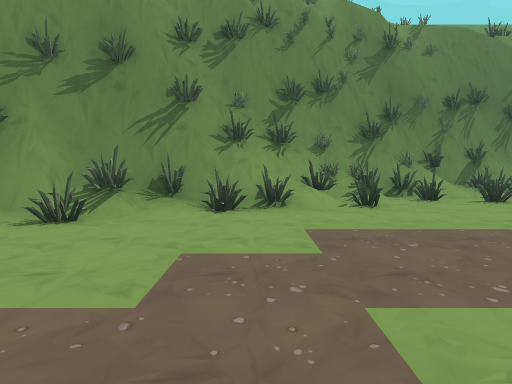
view 1 (above)

17 first-person views from a walk through a scene from a Unity 3-D project. The camera is 1.2 m above the floor, tilts 4° down and sees 70° across. The floor is counted in squares, 2 m on a side. Each view is taken from the middle of a square. On the plan, view 1 faces up. The plan holds only what a view shows up to about 10 squares ahead; the rest is blank. The place goes on beyond the plan. Some animated figures are left out. Some surface patterns are stand-ins.

view 2
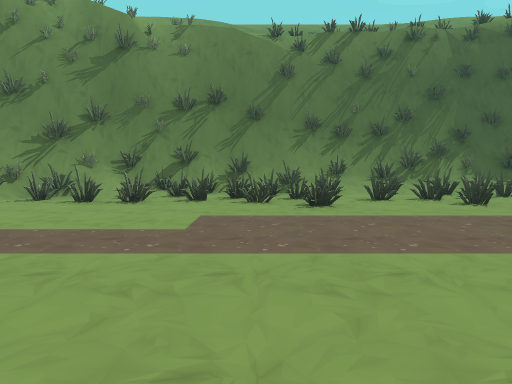

view 3
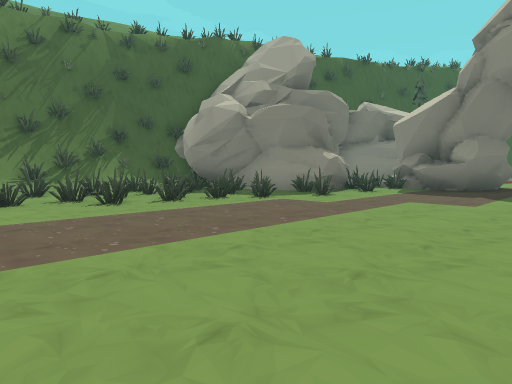

view 4
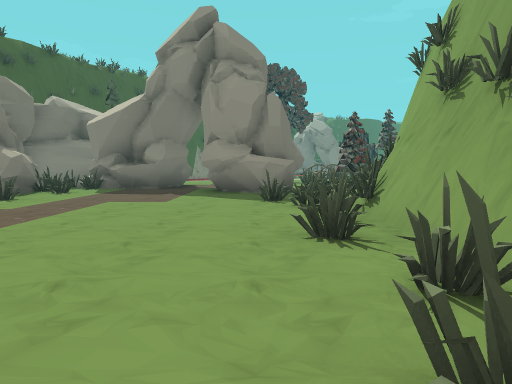

view 5
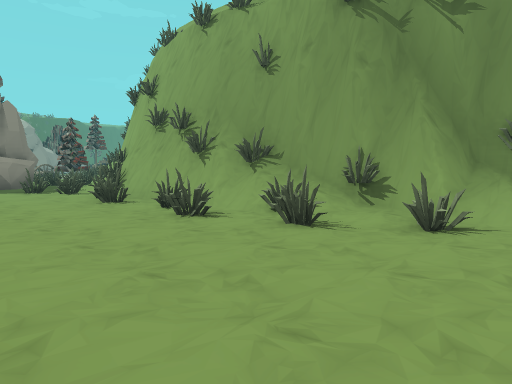

view 6
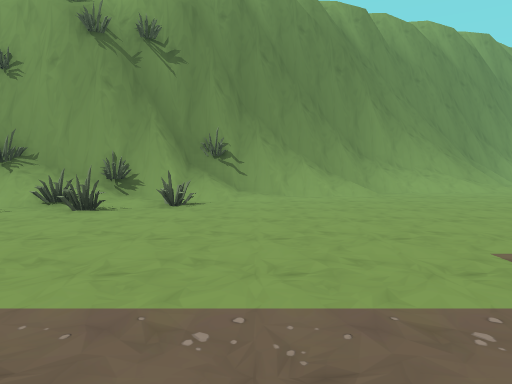

view 7
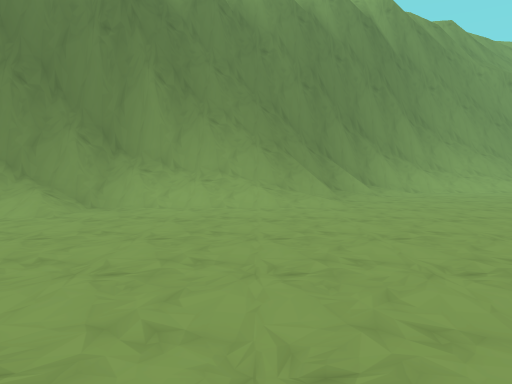

view 8
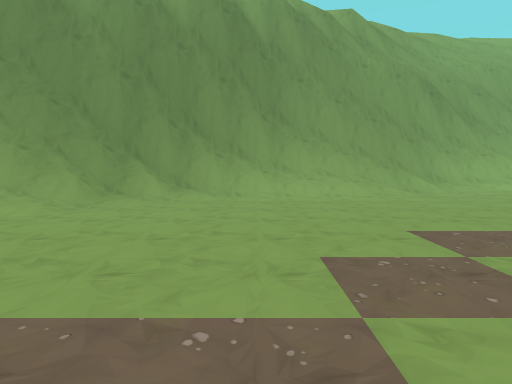

view 9
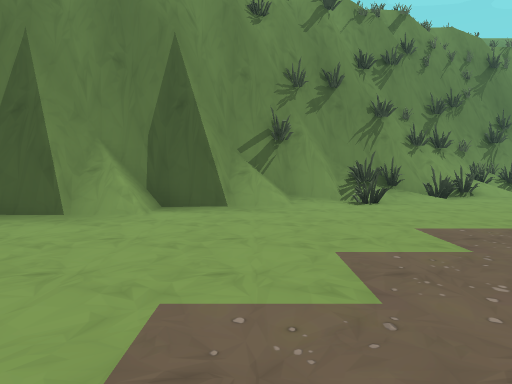

view 10
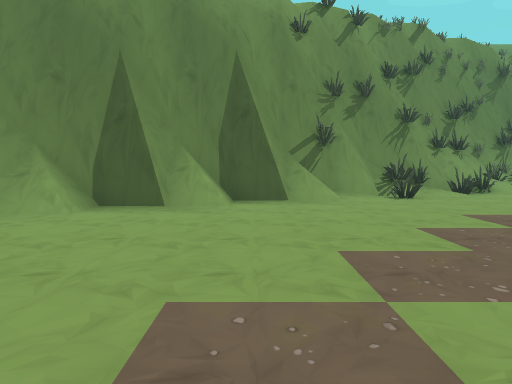

view 11
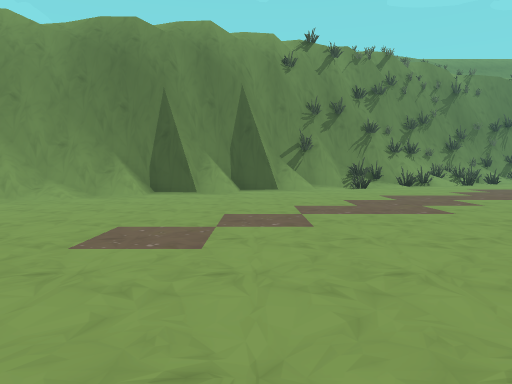

view 12
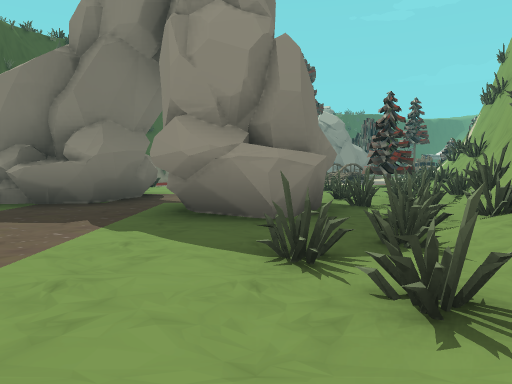

view 13
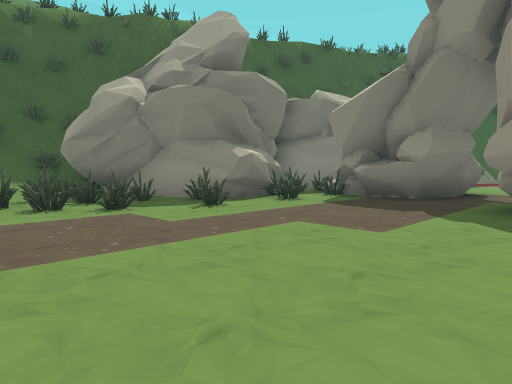

view 14
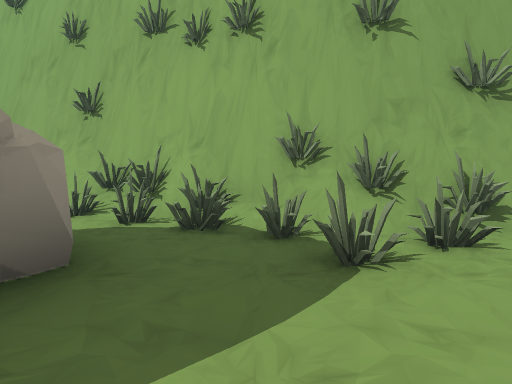

view 15
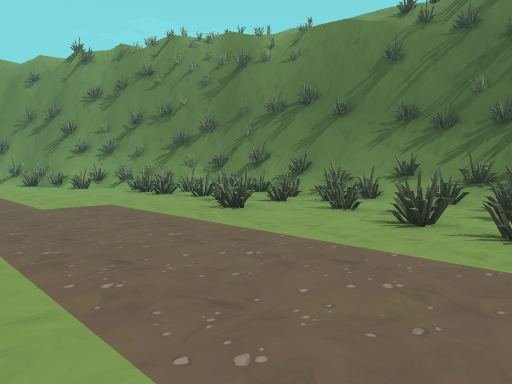

view 16
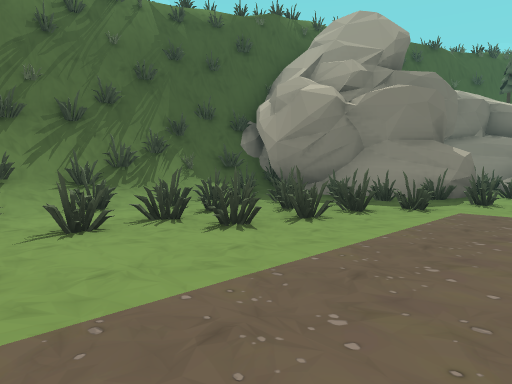

view 17
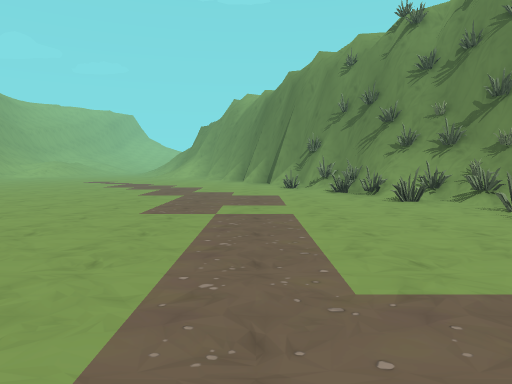

### Floor plan
Key: @ floor where view 1 was taken; # wall or solid block; . main floor; : floor 0.5 m higher than the main floor; + floor 0.75 m higher than the main floor; * floor 1 m higher than the main floor; % floor 1.5 m higher than the main floor; / step, stairs or slope; O other object.
Columns run from 9 left of view 1 to 19 right of it. Each row starts with its distance up from view 1.
 10               ###########
  9             ####OOOO::OO#
  8          ####+OOO.OOOOO##
  7         ##%OO.O.OOOOOOOO#
  6       ###OOO.OOOOO..OOOO#####
  5     ###OOO............O.O#OO
  4    ##/.O.................O.O
  3 ####.......................#O
  2 #/..........................#
  1 /........................##..
  0 .........@.............O.##
 -1 ................O.OOOOOOO.##.
 -2  ..............OOO*####*/OOOO
 -3   ............//####  ####O.O
 -4   ........../####        ###/
 -5  .......////###            ##
 -6  ......///###
 -7 ......//###
 -8 ..////###
 -9 ////###
-10 #####

Positions as (right, up) in squares from view 1, and headings:
1: (0, 0), facing up
2: (7, 0), facing up
3: (8, 0), facing up-right
4: (8, 0), facing right
5: (5, 2), facing down-right
6: (5, 4), facing down
7: (0, 1), facing down
8: (-4, 0), facing down
9: (-4, -2), facing up
10: (-5, -3), facing up
11: (-5, -6), facing up
12: (12, 0), facing right
13: (11, 0), facing up-right
14: (15, 2), facing down
15: (12, 2), facing up-left
16: (8, 3), facing up-right
17: (8, 3), facing left
